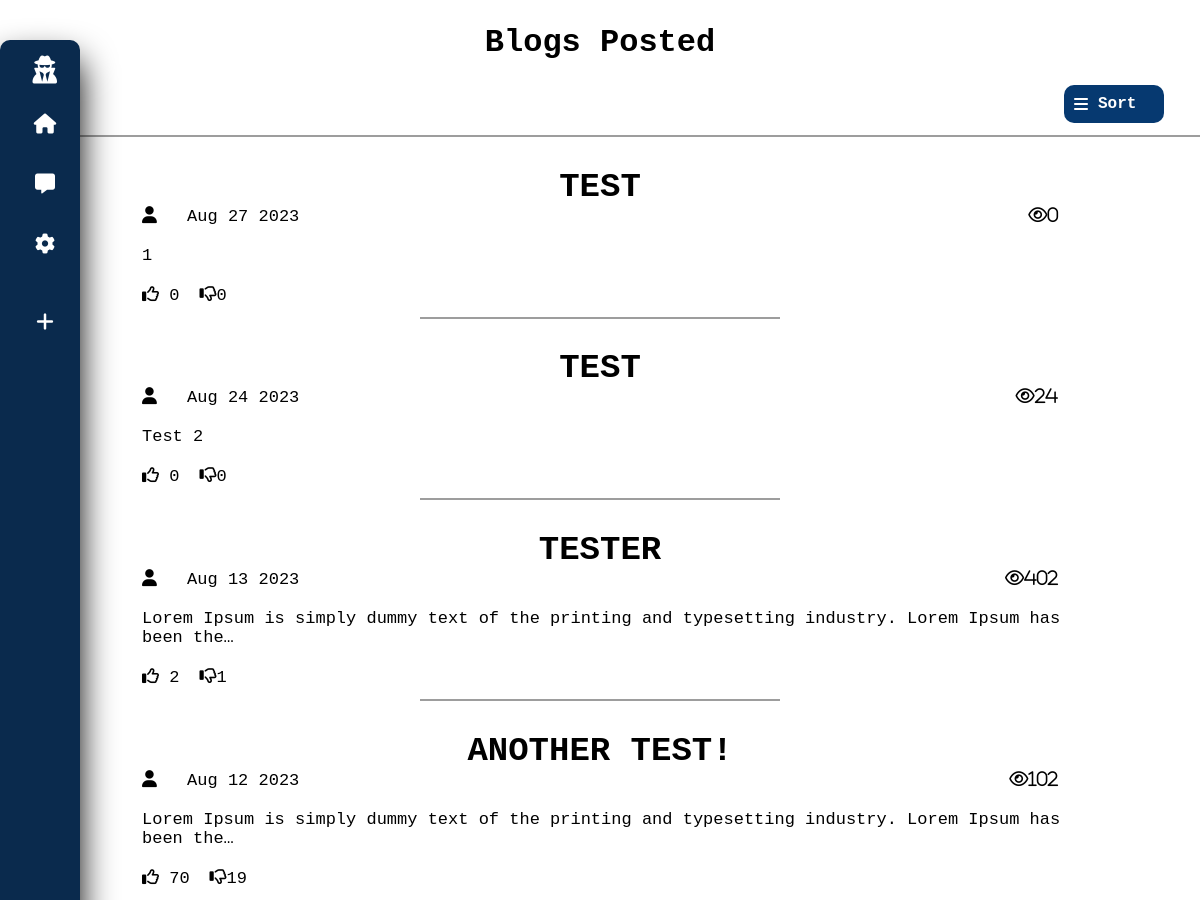
The app's page /user-settings/ (signed in, upper part), older data.
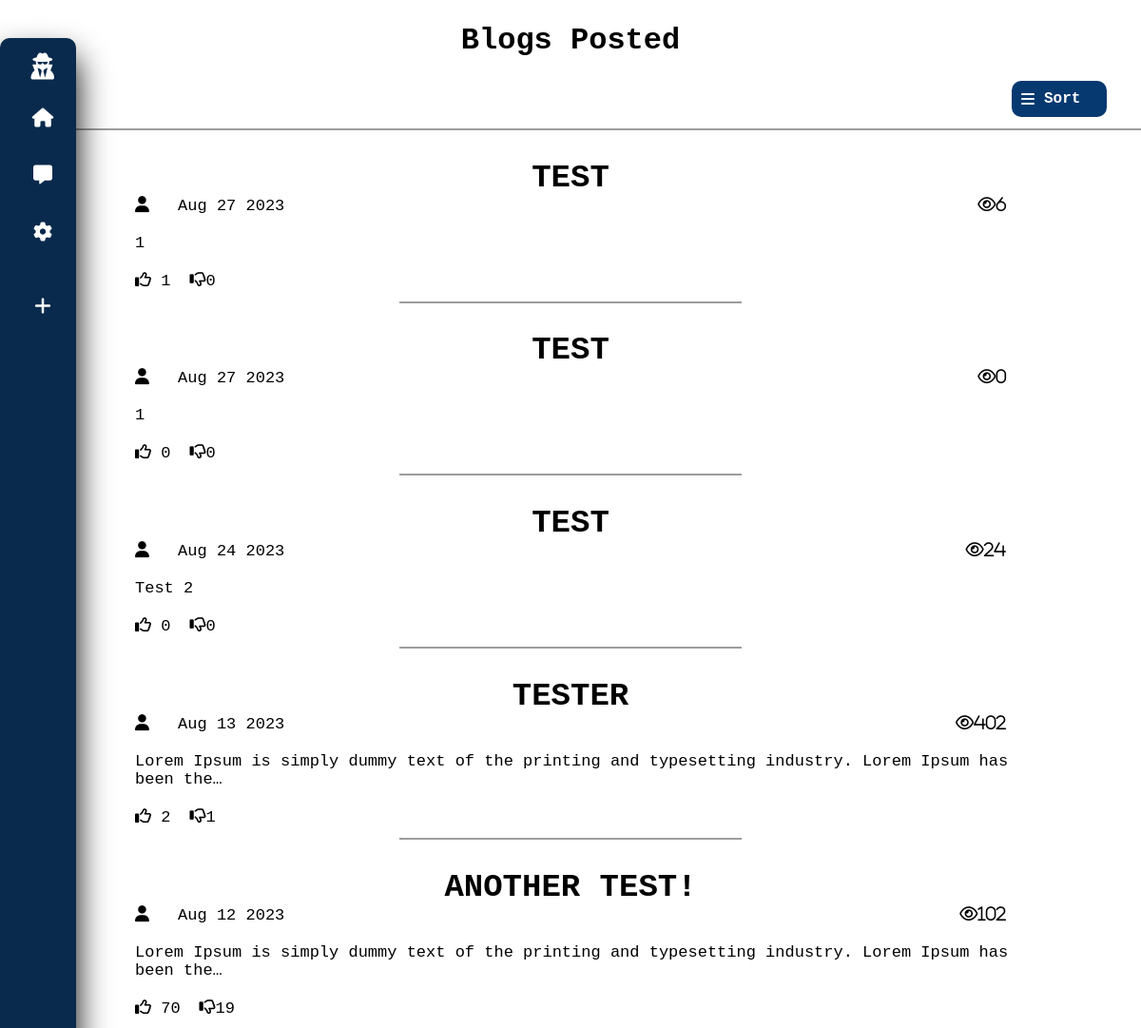
The same page, newer data.
### anonymous/models.py (models this page shows, shortened)
class Post(models.Model):
    user = models.ForeignKey(Anonymous, on_delete=models.CASCADE)
    title = models.CharField(max_length=100)
    description = models.TextField()
    date = models.DateTimeField(auto_now_add=True)
    likes = models.IntegerField(default=0)
    dislikes = models.IntegerField(default=0)
    views = models.IntegerField(default=0)

### anonymous/views.py (the view)
# urls.py: path('user-settings/', views.user_settings, name = 'user_settings')
def user_settings(request):
    get_anonymous = Anonymous.objects.get(user = request.user)
    blog_history = Post.objects.filter(user = get_anonymous).order_by('-date')
    date_joined = (request.user.date_joined).strftime('%Y-%m-%d')
    if request.method == 'POST':
        get_anonymous.delete()
        User.objects.get(username = request.user.username).delete()
        logout_view(request)
    context = {
        "blog_history": blog_history,
        "date_joined": date_joined,
    }
    return render(request, 'anonymous/user_settings.html', context)

### anonymous/templates/anonymous/user_settings.html (shortened to what this page needs)
{% extends 'anonymous/base.html' %} {%load static%} {%block content%}
<head>
  <link rel="stylesheet" href="{% static 'css/user_settings.css' %}" />
</head>
<div class="container">
  <div class="blogs-posted">
    <h1 id="blogs-posted">Blogs Posted</h1>
    <div class="sort-modal">
      <p id="sort"><i class="fa-solid fa-bars"></i> Sort</p>
    </div>
    <hr />
    {% for blog in blog_history%}
    <div class="blog">
      <a href="{% url 'post' blog.id %}">
        <h1 class="title">{{blog.title}}</h1>
        <div class="data">
          <span class="date"
            ><i class="fa-solid fa-user modal" style="margin-right: 20px"></i> {{blog.date|date:"M d Y"}}</span
          >
          <span class="views"> <i class="fa-regular fa-eye">{{blog.views}}</i></span>
        </div>
        <p>{{blog.description| truncatechars:100}}</p>
      </a>
      <div class="interaction">
        <span class="likes"
          ><i class="fa-regular fa-thumbs-up"></i> <span class="like">{{blog.likes}}</span></span
        >
        <span class="dislikes"
          ><i class="fa-regular fa-thumbs-down"></i
          ><span class="dislike">{{blog.dislikes}}</span></span
        >
      </div>
    </div>
    <hr id="blog-separator" />
    {%endfor%}
  </div>
</div>
{%endblock%}

Row changes from the older to the newer data that the page shows:
added Post: title "TEST", date "Aug 27 2023", views "6", description "1", likes "1", dislikes "0"
